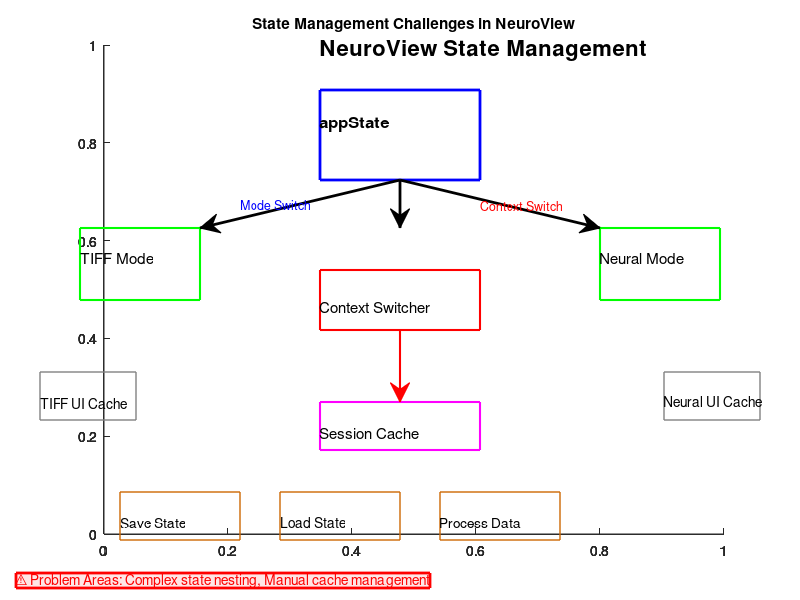

MATLAB code to generate this figure:
% MATLAB script to create a state management flow diagram

figure('Name', 'NeuroView State Management Flow', 'Position', [100 100 1200 800]);

% Create main components
annotation('textbox', [0.4 0.9 0.2 0.05], 'String', 'NeuroView State Management', ...
    'FontSize', 16, 'FontWeight', 'bold', 'HorizontalAlignment', 'center', ...
    'EdgeColor', 'none');

% Main state container
annotation('rectangle', [0.4 0.7 0.2 0.15], 'LineWidth', 2, 'Color', 'blue');
annotation('textbox', [0.4 0.78 0.2 0.05], 'String', 'appState', ...
    'FontSize', 12, 'FontWeight', 'bold', 'HorizontalAlignment', 'center', ...
    'EdgeColor', 'none');

% Mode branches
annotation('rectangle', [0.1 0.5 0.15 0.12], 'LineWidth', 1.5, 'Color', 'green');
annotation('textbox', [0.1 0.56 0.15 0.04], 'String', 'TIFF Mode', ...
    'FontSize', 11, 'HorizontalAlignment', 'center', 'EdgeColor', 'none');

annotation('rectangle', [0.75 0.5 0.15 0.12], 'LineWidth', 1.5, 'Color', 'green');
annotation('textbox', [0.75 0.56 0.15 0.04], 'String', 'Neural Mode', ...
    'FontSize', 11, 'HorizontalAlignment', 'center', 'EdgeColor', 'none');

% Context switcher
annotation('rectangle', [0.4 0.45 0.2 0.1], 'LineWidth', 1.5, 'Color', 'red');
annotation('textbox', [0.4 0.48 0.2 0.04], 'String', 'Context Switcher', ...
    'FontSize', 11, 'HorizontalAlignment', 'center', 'EdgeColor', 'none');

% UI State Caches
annotation('rectangle', [0.05 0.3 0.12 0.08], 'LineWidth', 1, 'Color', [0.5 0.5 0.5]);
annotation('textbox', [0.05 0.32 0.12 0.04], 'String', 'TIFF UI Cache', ...
    'FontSize', 10, 'HorizontalAlignment', 'center', 'EdgeColor', 'none');

annotation('rectangle', [0.83 0.3 0.12 0.08], 'LineWidth', 1, 'Color', [0.5 0.5 0.5]);
annotation('textbox', [0.83 0.32 0.12 0.04], 'String', 'Neural UI Cache', ...
    'FontSize', 10, 'HorizontalAlignment', 'center', 'EdgeColor', 'none');

% Session Cache
annotation('rectangle', [0.4 0.25 0.2 0.08], 'LineWidth', 1.5, 'Color', 'magenta');
annotation('textbox', [0.4 0.27 0.2 0.04], 'String', 'Session Cache', ...
    'FontSize', 11, 'HorizontalAlignment', 'center', 'EdgeColor', 'none');

% State Operations
annotation('rectangle', [0.15 0.1 0.15 0.08], 'LineWidth', 1, 'Color', [0.8 0.4 0]);
annotation('textbox', [0.15 0.12 0.15 0.04], 'String', 'Save State', ...
    'FontSize', 10, 'HorizontalAlignment', 'center', 'EdgeColor', 'none');

annotation('rectangle', [0.35 0.1 0.15 0.08], 'LineWidth', 1, 'Color', [0.8 0.4 0]);
annotation('textbox', [0.35 0.12 0.15 0.04], 'String', 'Load State', ...
    'FontSize', 10, 'HorizontalAlignment', 'center', 'EdgeColor', 'none');

annotation('rectangle', [0.55 0.1 0.15 0.08], 'LineWidth', 1, 'Color', [0.8 0.4 0]);
annotation('textbox', [0.55 0.12 0.15 0.04], 'String', 'Process Data', ...
    'FontSize', 10, 'HorizontalAlignment', 'center', 'EdgeColor', 'none');

% Add arrows to show flow
annotation('arrow', [0.5 0.5], [0.7 0.62], 'LineWidth', 2);
annotation('arrow', [0.5 0.25], [0.7 0.62], 'LineWidth', 2);
annotation('arrow', [0.5 0.75], [0.7 0.62], 'LineWidth', 2);

annotation('arrow', [0.5 0.5], [0.45 0.33], 'LineWidth', 1.5, 'Color', 'red');

% Add labels
annotation('textbox', [0.3 0.65 0.1 0.04], 'String', 'Mode Switch', ...
    'FontSize', 9, 'EdgeColor', 'none', 'Color', 'blue');
annotation('textbox', [0.6 0.65 0.15 0.04], 'String', 'Context Switch', ...
    'FontSize', 9, 'EdgeColor', 'none', 'Color', 'red');

% Problem areas
annotation('textbox', [0.02 0.02 0.4 0.05], 'String', '⚠️ Problem Areas: Complex state nesting, Manual cache management', ...
    'FontSize', 10, 'EdgeColor', 'red', 'LineWidth', 2, 'Color', 'red', ...
    'BackgroundColor', [1 0.9 0.9]);

title('State Management Challenges in NeuroView');

saveas(gcf, 'neuroView_state_diagram.png');
disp('State management diagram saved as neuroView_state_diagram.png');
